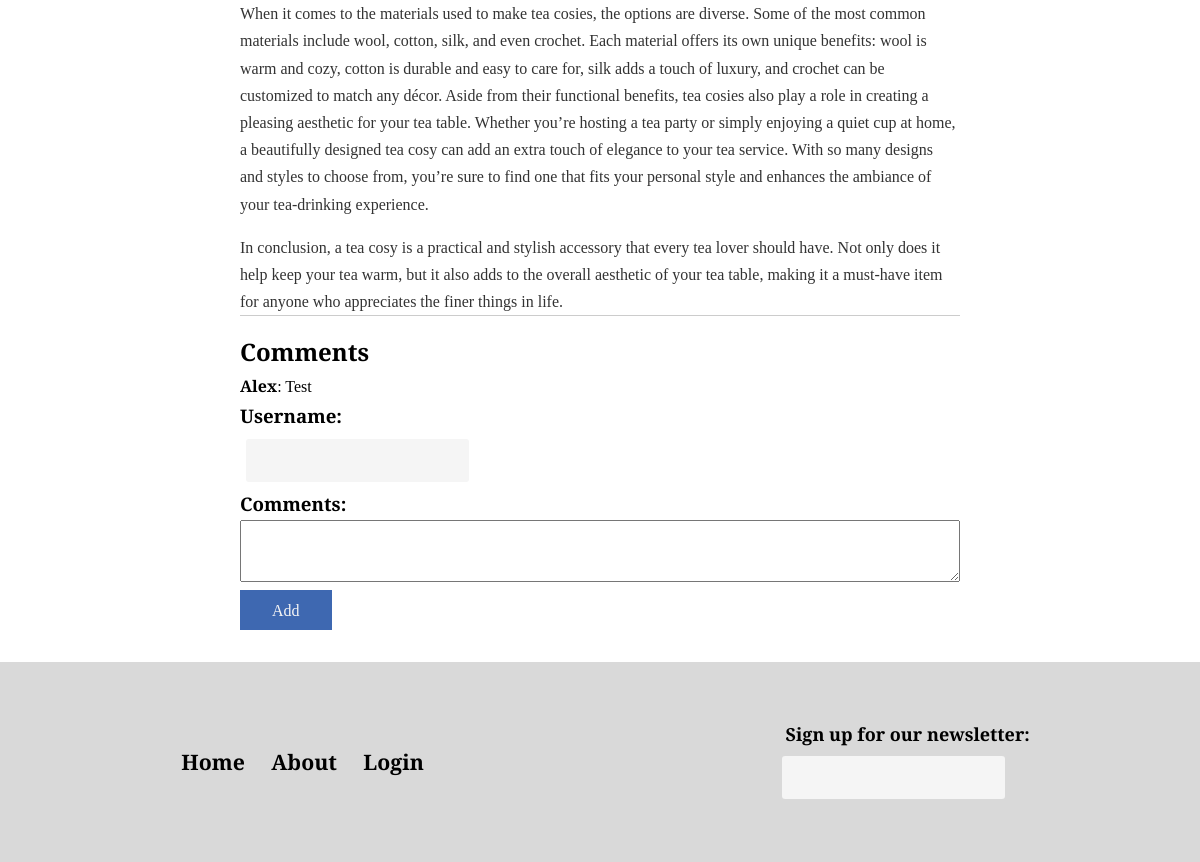
The page /cosy.php (lower part) on the database as committed earlier.
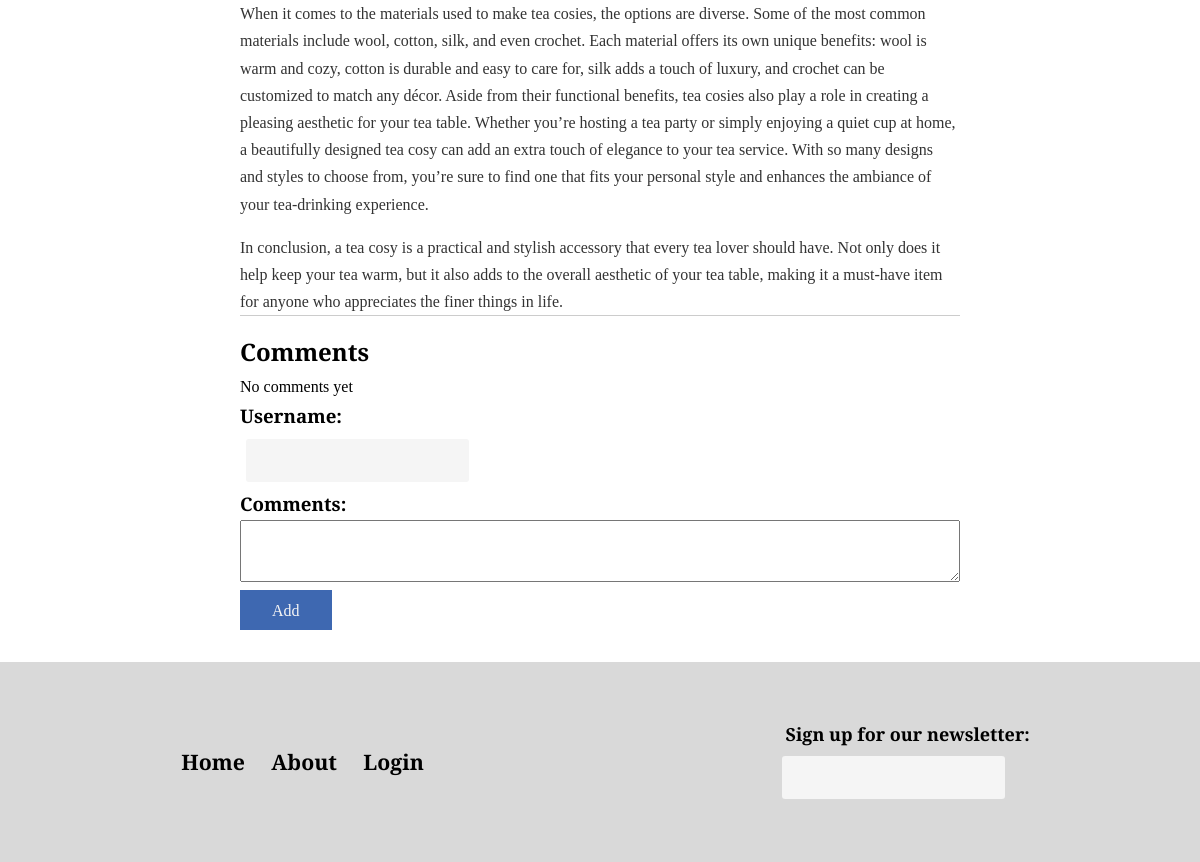
The same page on the database as committed later.
### tables this page shows
CREATE TABLE `commentdb` (
  `message` varchar(255) NOT NULL,
  `user` varchar(15) NOT NULL,
  `date` datetime NOT NULL DEFAULT CURRENT_TIMESTAMP,
  `commentID` int NOT NULL,
  `page_id` int NOT NULL
);

### comments.php (the view, shortened to what this page needs)
<?php
$page_id = $_SESSION['page_id'];
$servername = "localhost";
$username = "root";
$password = "";
$dbname = "teaspot";
$conn = new mysqli($servername, $username, $password, $dbname);
$sql = "SELECT * FROM commentdb WHERE page_id = $page_id";
$result = $conn->query($sql);
if ($result->num_rows > 0) {
    while ($row = $result->fetch_assoc()) {
        echo '<div class="comment">';
        echo '<p><strong>' . $row['user'] . '</strong>: ' . $row['message'] . '</p>';
        echo '</div>';
    }
} else {
    echo '<p>No comments yet</p>';
}
?>

### cosy.php (shortened to what this page needs)
<!DOCTYPE html>
<html>
<head>
    <link rel="stylesheet" href="css/style.css">
</head>
<body>
    <section class="whole-article">
        <section class="article-info">
            <p class="article-p">
                When it comes to the materials used to make tea cosies, the options are diverse. Some of the most common
                materials include wool, cotton, silk, and even crochet. Each material offers its own unique benefits:
                wool is warm and cozy, cotton is durable and easy to care for, silk adds a touch of luxury, and crochet
                can be customized to match any décor.
                Aside from their functional benefits, tea cosies also play a role in creating a pleasing aesthetic for
                your tea table. Whether you’re hosting a tea party or simply enjoying a quiet cup at home, a beautifully
                designed tea cosy can add an extra touch of elegance to your tea service. With so many designs and
                styles to choose from, you’re sure to find one that fits your personal style and enhances the ambiance
                of your tea-drinking experience.
            </p>
            <p class="article-p last-p">
                In conclusion, a tea cosy is a practical and stylish accessory that every tea lover should have. Not
                only does it help keep your tea warm, but it also adds to the overall aesthetic of your tea table,
                making it a must-have item for anyone who appreciates the finer things in life.
            </p>
            <div class="comments-section">
                <h2>Comments</h2>
                <?php
                include 'comments.php';
                ?>
            </div>
            <section class="comment-section">
                <form action="" method="POST" class="form-comment">
                    <ul>
                        <h3>Username:</h3>
                        <input type="text" id="user" name="user" required />
                    </ul>
                    <ul>
                        <h3>Comments:</h3>
                        <div>
                            <textarea name="message" id="message" style=""></textarea>
                        </div>
                        <input type="submit" value="Add" name = "http_post_comment">
                </form>
            </section>
        </section>
    </section>
    <footer>
        <section class="f-links">
            <a href="index.php" class="f-link">Home</a>
            <a href="#" class="f-link">About</a>
            <a href="login.php" class="f-link">Login</a>
        </section>
        <form>
            <p><label for="newsletter" class="newsletter">Sign up for our newsletter:</label></p>
            <input type="text" id="newsletter" name="" />
        </form>
    </footer>
</body>
</html>

### css/style.css (style rules this page uses)
* { -webkit-box-sizing: border-box; -moz-box-sizing: border-box; box-sizing: border-box; -webkit-font-smoothing: antialiased; -moz-osx-font-smoothing: grayscale; text-rendering: optimizeLegibility; line-height: 1.7; margin: 0; padding: 0; font-family: 'Merriweather', serif; }
:root { --blog-primary-color: #D9D9D9; --blog-secondary-color: whitesmoke; --blog-third-color: #333; --blog-primary-text-color: #000000; --blog-secondary-text-color: #fff; --blog-primary-padding: 2em; --blog-primary-margin: 2rem; --blog-section-padding: 1em; }
ul { list-style-type: none; }
section.whole-article { margin: 2rem auto; width: 60%; }
p.last-p { border-bottom: 1px solid #ccc; }
textarea { width: 100%; font-size: 1.1rem; }
label { font-size: 18px; margin-left: 10px; font-weight: 700; }
input[type="password"], input[type="text"] { border: none; background-color: var(--blog-secondary-color); padding: 0.4rem 0 0.4rem 0; border-radius: 3px; font-size: 18px; margin: 0.4rem; }
input[type="submit"] { background-color: #3E68B1; color: var(--blog-secondary-color); border: none; margin: 0; padding: 0.4rem 2rem 0.4rem 2rem; font-size: 16px; }
footer { background-color: var(--blog-primary-color); min-height: 200px; display: flex; justify-content: space-around; align-items: center; }
footer a.f-link { font-size: 1.33rem; color: var(--blog-primary-text-color); font-weight: 700; margin: 0.7rem; text-decoration: none; }
p.article-p { color: #333; line-height: 1.7; margin-bottom: 1rem; margin-top: 1rem; }

Rows that differ between the two databases and show on the page:
removed commentdb: user "Alex", message "Test"
Other text that changed with them:
text now shown: "No comments yet"
